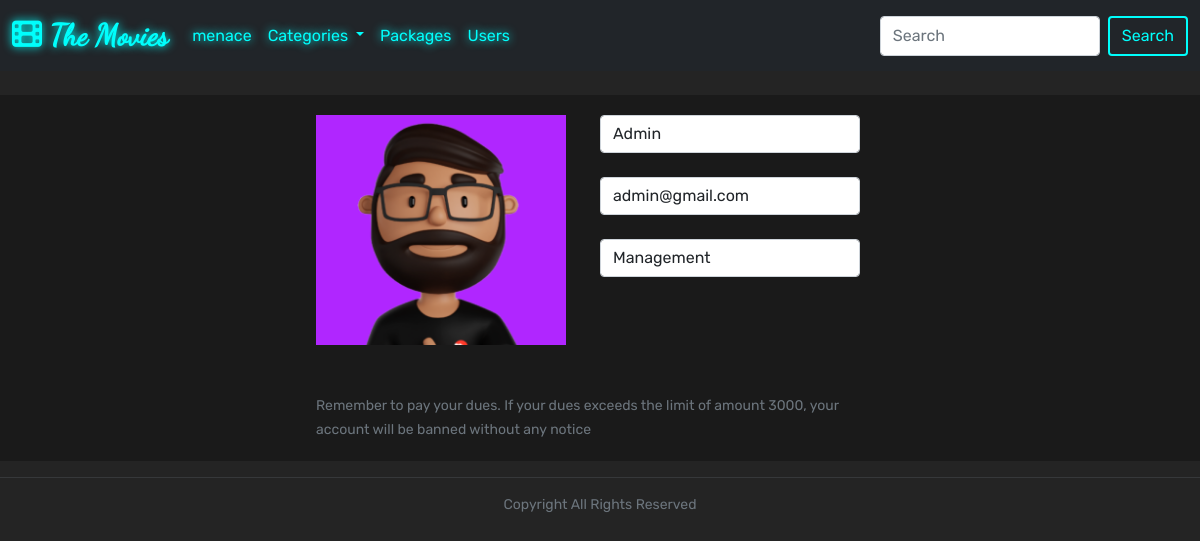
Page /web/account/1/ (signed in) on the committed database.
### web/models.py (models this page shows, shortened)
class BasicModel(models.Model):
    date_created = models.DateTimeField(auto_now_add=True)
    date_updated = models.DateTimeField(auto_now=True)
    class Meta:
        abstract = True

class Person(BasicModel):
    user = models.ForeignKey(User, null=True, on_delete=models.CASCADE)
    profile_picture = models.ImageField(upload_to='profiles', null=True, default='/profiles/avatars.png')
    name = models.CharField(max_length=245, null=True, default='None')
    type = models.ForeignKey(AccountType, null=True, on_delete=models.CASCADE)
    key = models.CharField(null=True, default='Empty', max_length=100)
    due = models.IntegerField(null=True, default=0)

class AccountType(BasicModel):
    title = models.CharField(max_length=245, null=True)
    description = models.TextField(null=True, default='...')
    price = models.IntegerField(null=True, default=0)
    def __str__(self):
        return self.title

### web/views.py (the view)
# urls.py: path('account/<int:pk>/', views.userreadpage, name='UserPage'),
@login_required(login_url='LoginPage')
def userreadpage(request, pk):
    user = User.objects.get(id=pk)
    person = Person.objects.get(user=user)
    context = {
        'person': person
    }
    return render(request, 'user.html', context)

### web/models.py (called while the page is built)
    def __str__(self):
        return self.title

### web/views.py (called while the page is built)
def categories(request):
    if request.user is None:
        person = Person.objects.get(user_id=request.user.id)
    else:
        person = Person.objects.get(id=2)
    context = {
        'categories': Tag.objects.all(),
        'person': person
    }
    return context

### web/templates/user.html (shortened to what this page needs)
{% extends 'base.html' %}
{% load static %}
{% block content %}
    <br>
    <div class="row user">
        <div class="col-md-3"></div>
        <div class="col-md-6 row">
            <div class="col-md-6">
                <div class="image">
                    <img src="{{ person.profile_picture.url }}" width="100%">
                </div>
            </div>
            <div class="col-md-6">
                <div class="form-control">{{ person.name }}</div>
                <br>
                <div class="form-control">{{ person.user.email }}</div>
                <br>
                <div class="form-control">{{ person.type }}</div>
                <br>
            </div>
            <div>
                <br>
                <br>
                <span class="small text-secondary text-center">Remember to pay your dues. If your dues exceeds the limit of amount 3000, your account will be banned without any notice</span>
            </div>
        </div>
        <div class="col-md-3"></div>
    </div>
{% endblock %}

### web/templates/base.html (shortened to what this page needs)
{% load static %}
<!DOCTYPE html>
<html lang="en">
<head>
    <link rel="stylesheet" href="{% static 'css/bootstrap.min.css' %}">
    <link rel="stylesheet" href="{% static 'css/style.css' %}">
    <link rel="stylesheet" href="{% static 'css/style.css' %}">
</head>
<body>
    <nav class="navbar navbar-expand-lg bg-dark">
        <div class="container-fluid">
            <a class="navbar-brand" href="{% url 'HomePage' %}"><i class="fa fa-film"></i>&nbsp;The Movies</a>
            <div class="collapse navbar-collapse" id="navbarSupportedContent">
                <ul class="navbar-nav me-auto mb-2 mb-lg-0">
                    <li class="nav-item">
                        <a class="nav-link" href="/web/account/{{ request.user.id }}">{{ request.user }}</a>
                    </li>
                    <li class="nav-item dropdown">
                        <a class="nav-link dropdown-toggle" href="#" id="navbarDropdown" role="button"
                            data-bs-toggle="dropdown" aria-expanded="false">
                            Categories
                        </a>
                    </li>
                    {% if person.type.id == 1 %}
                        <li class="nav-item">
                            <a class="nav-link" href="{% url 'ReadPackages' %}">Packages</a>
                        </li>
                        <li class="nav-item">
                            <a class="nav-link" href="{% url 'UserAccountManagement' %}">Users</a>
                        </li>
                    {% endif %}
                </ul>
                <form class="d-flex">
                    <input class="form-control me-2" type="search" placeholder="Search" aria-label="Search">
                    <button class="btn primary-btn-outline" type="submit">Search</button>
                </form>
            </div>
        </div>
    </nav>
    {% block content %}
    {% endblock %}
    <div class="footer text-secondary text-center small">
        <hr>
        <span>Copyright All Rights Reserved</span>
        <br>
        <br>
    </div>
</body>
</html>

### static/css/style.css (style rules this page uses)
html { scroll-behavior: smooth; }
:root { --primary-bg-color: #242424; --secondary-bg-color: #1a1a1a; --primary-color: #00fefc; --primary-color-dark: #00dddb; --secondary-color: #b026ff; --secondary-color-dark: #a015ee; }
body { background-color: var(--primary-bg-color); overflow-x: hidden; font-family: "Rubik", cursive !important; }
.primary-btn-outline { color: var(--primary-color); border: 2px solid currentColor; transition: 0.5s; }
.navbar a { color: var(--primary-color); text-shadow: 0 0 10px currentColor; }
.navbar .navbar-brand { font-family: "Dancing Script", cursive; font-weight: bolder; font-size: 30px; }
.user { background-color: var(--secondary-bg-color); padding: 20px; }
.user .image { width: 250px; height: 230px; overflow: hidden; background-color: var(--secondary-color); }

### rows in the picture
Person: profile_picture (picture), name "Admin", user.email "admin@gmail.com", type "Management"

### other values in the picture
{{ request.user }} "menace"
